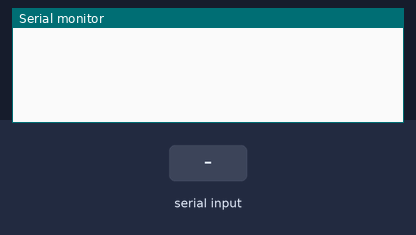
A sketch run on a simulated Arduino Uno, built with avr-gcc and run on an emulated ATmega328P. Parts: the last lines printed to the serial monitor. The inputs (shaded band) are chosen by the test bench.

Above: at 1.2 s.
1.3 s: "1\n" received over Serial
At 1.9 s:
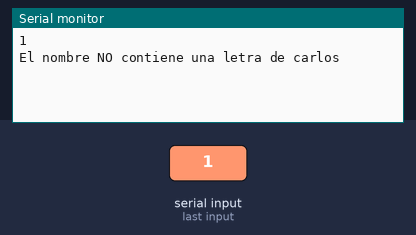
2.8 s: "0\n" received over Serial
At 4.2 s:
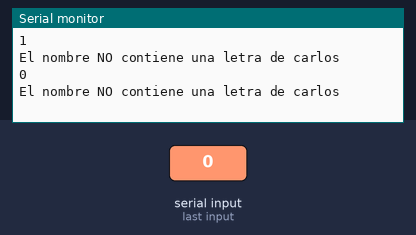

Measured:
- after the input at 1.3 s, the serial monitor: prints a new line at once (image 1)
- after the input at 2.8 s, the serial monitor: prints a new line at once (image 2)

The sketch:

Comparanombres.ino
```cpp
char valor;
String Name ;
String ref = "CARLOS";

void setup() {
  Serial.begin(9600);
}

void loop() {

  if (Serial.available()) {
    valor = Serial.read();
    Name += valor;

    if (valor == '\n') {
      Name.toUpperCase();
      Serial.print(Name);
      if (Name.indexOf(ref.charAt(0))>-1|| Name.indexOf(ref.charAt(1))>-1 || Name.indexOf(ref.charAt(2))>-1|| Name.indexOf(ref.charAt(3))>-1|| Name.indexOf(ref.charAt(4))>-1|| Name.indexOf(ref.charAt(5))>-1){
        Serial.println("El nombre contiene una letra de carlos");
      }
      else {
        Serial.println("El nombre NO contiene una letra de carlos");
      }
      Name ="";
    }
  }
}
```
